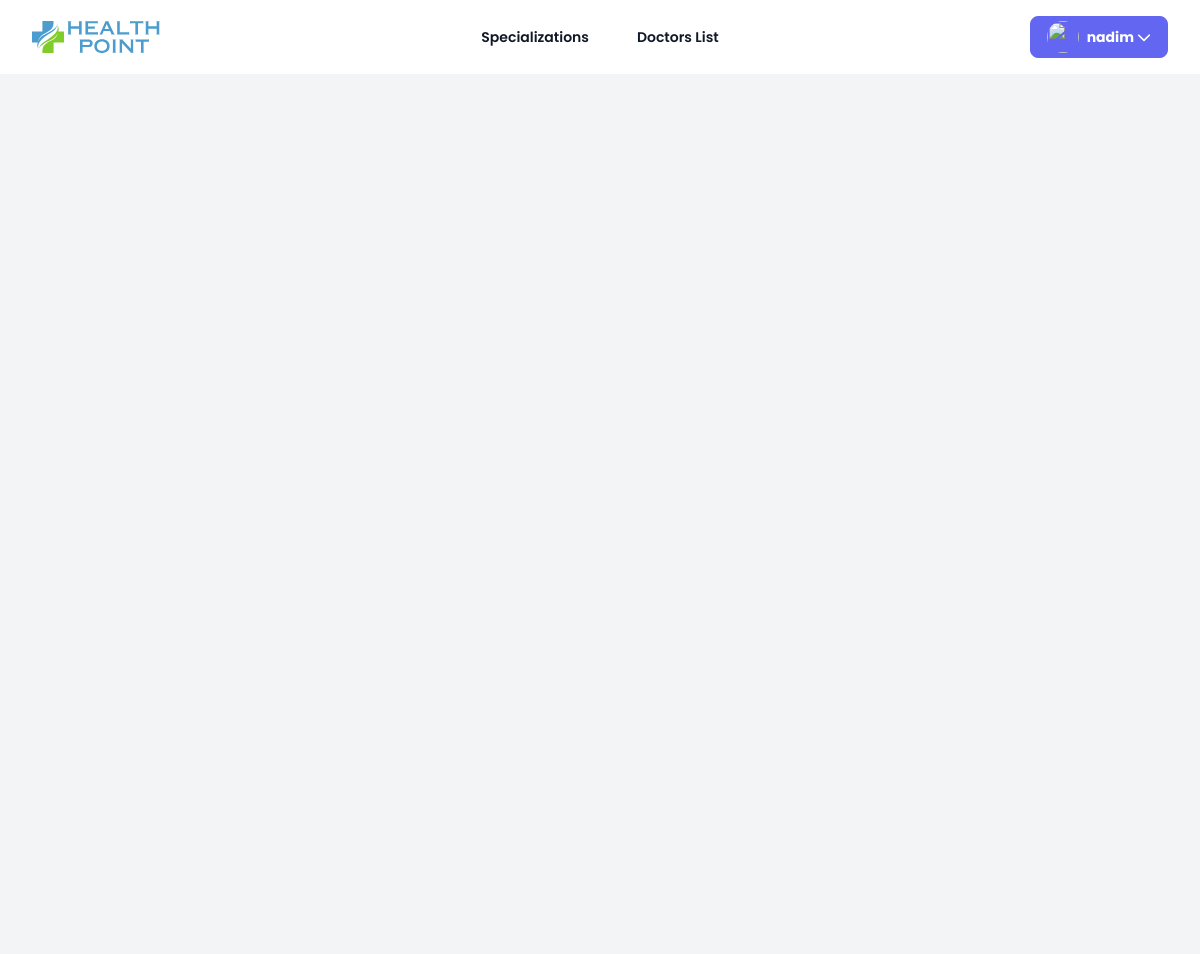
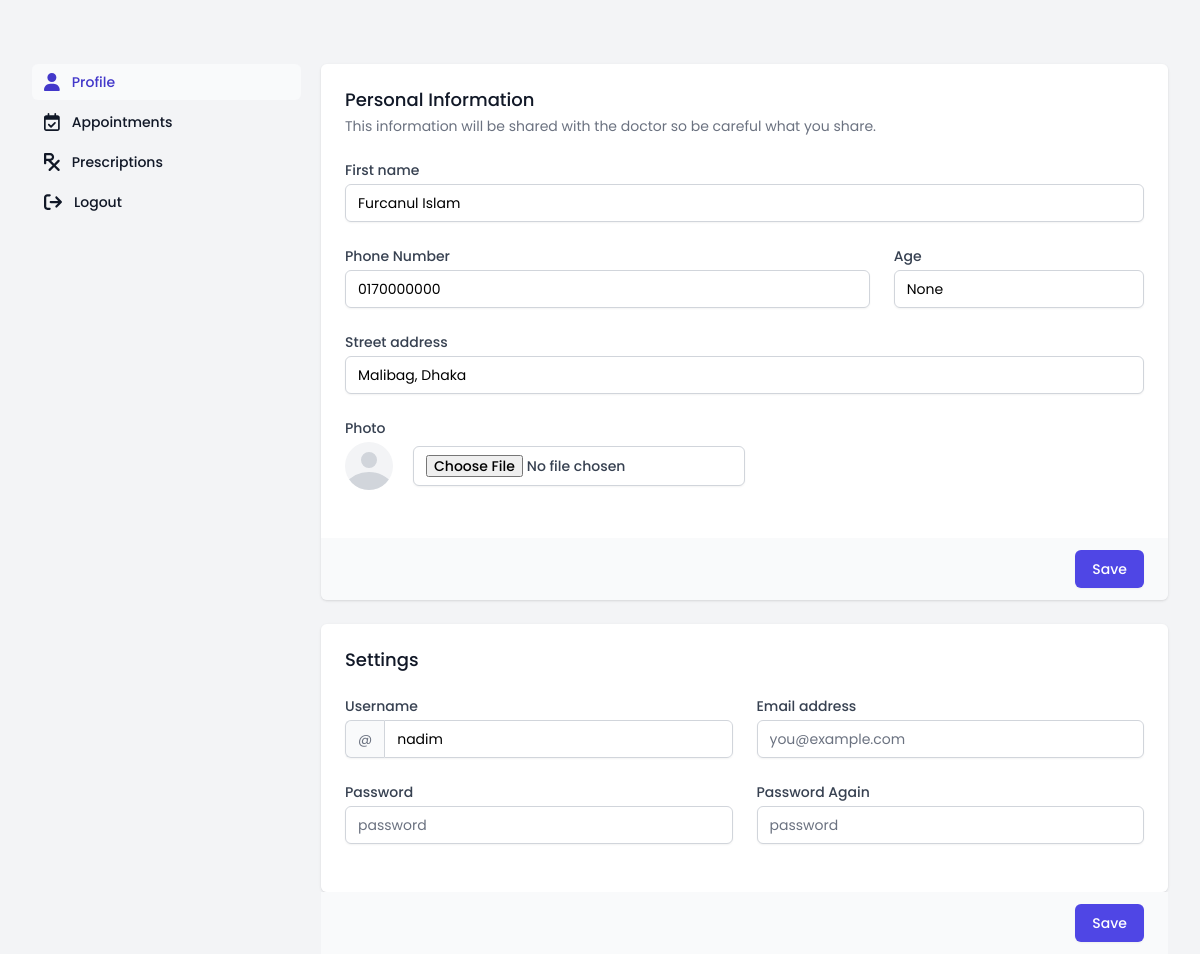
The app's page /patient/ (signed in) with its own data (2 pictures, top to bottom).
### core/models.py (models this page shows, shortened)
class Patient(models.Model):
    user = models.OneToOneField(User, on_delete=models.CASCADE, null=True)
    name = models.CharField(max_length=100)
    age = models.IntegerField(null=True, blank=True)
    phone = models.CharField(max_length=100)
    address = models.CharField(max_length=100)
    image = models.ImageField(upload_to='images/patients/', null=True, blank=True)

### core/views.py (the view, shortened to what this page needs)
# urls.py: path('patient/', views.patient_profile, name='patient-profile'),
@login_required(login_url="/login")
def patient_profile(request):
    if not request.user.is_patient():
        return redirect('/')
    data ={}
    data['patient'] = Patient.objects.get(user=request.user)
    return render(request, 'patient/profile.html', data)

### core/models.py (called while the page is built)
def get_user_role(self):
    if Doctor.objects.filter(user=self).exists():
        return 'doctor'
    elif Patient.objects.filter(user=self).exists():
        return 'patient'
    elif self.is_superuser:
        return 'admin'

def get_profile_picture(self):
    if self.get_user_role() == 'doctor':
        return Doctor.objects.get(user=self).image
    elif self.get_user_role() == 'patient':
        return Patient.objects.get(user=self).image

def is_patient(self):
    if Patient.objects.filter(user=self).exists():
        return True
    else:
        return False

### templates/patient/profile.html (shortened to what this page needs)
{% extends './base.html' %} {% block patient %}
<form action="" method="POST" enctype="multipart/form-data">
    <div class="shadow sm:rounded-md sm:overflow-hidden">
        <div class="bg-white py-6 px-4 space-y-6 sm:p-6">
            <div>
                <h3 class="text-lg leading-6 font-medium text-gray-900">
                    Personal Information
                </h3>
                <p class="mt-1 text-sm text-gray-500">
                    This information will be shared with the doctor so be
                    careful what you share.
                </p>
            </div>
            <div class="grid grid-cols-6 gap-6">
                <div class="col-span-6 sm:col-span-6">
                    <label
                        for="name"
                        class="block text-sm font-medium text-gray-700"
                        >First name</label
                    >
                    <input
                        type="text"
                        name="name"
                        id="name"
                        autocomplete="name"
                        class="mt-1 block w-full border border-gray-300 rounded-md shadow-sm py-2 px-3 focus:outline-none focus:ring-indigo-500 focus:border-indigo-500 sm:text-sm"
                        value="{{ patient.name }}"
                        required
                        />
                </div>
                <div class="col-span-6 sm:col-span-4">
                    <label
                        for="phone"
                        class="block text-sm font-medium text-gray-700"
                        >Phone Number</label
                    >
                    <input
                        type="phone"
                        name="phone"
                        id="phone"
                        autocomplete="phone"
                        class="mt-1 block w-full border border-gray-300 rounded-md shadow-sm py-2 px-3 focus:outline-none focus:ring-indigo-500 focus:border-indigo-500 sm:text-sm"
                        value="{{ patient.phone }}"
                        required
                        />
                </div>
                <div class="col-span-6 sm:col-span-2">
                    <label
                        for="age"
                        class="block text-sm font-medium text-gray-700"
                        >Age</label
                    >
                    <input
                        type="age"
                        name="age"
                        id="age"
                        autocomplete="phone"
                        class="mt-1 block w-full border border-gray-300 rounded-md shadow-sm py-2 px-3 focus:outline-none focus:ring-indigo-500 focus:border-indigo-500 sm:text-sm"
                        value="{{ patient.age }}"
                        required
                        />
                </div>
                <div class="col-span-6">
                    <label
                        for="street-address"
                        class="block text-sm font-medium text-gray-700"
                        >Street address</label
                    >
                    <input
                        type="text"
                        name="address"
                        id="address"
                        autocomplete="address"
                        class="mt-1 block w-full border border-gray-300 rounded-md shadow-sm py-2 px-3 focus:outline-none focus:ring-indigo-500 focus:border-indigo-500 sm:text-sm"
                        value="{{ patient.address }}"
                        required
                        />
                </div>
                <div class="col-span-6">
                    <label class="block text-sm font-medium text-gray-700">
                        Photo
                    </label>
                    <div class="mt-1 flex items-center">
                        <span
                            class="inline-block bg-gray-100 rounded-full overflow-hidden h-12 w-12 relative"
                        >
                            <svg
                                id="image-placeholder"
                                class="h-full w-full text-gray-300"
                                fill="currentColor"
                                viewBox="0 0 24 24"
                            >
                                <path
                                    d="M24 20.993V24H0v-2.996A14.977 14.977 0 0112.004 15c4.904 0 9.26 2.354 11.996 5.993zM16.002 8.999a4 4 0 11-8 0 4 4 0 018 0z"
                                />
                            </svg><img id="image-output" class="absolute top-0 bottom-0 z-10 object-cover"
                        </span>
                        <input
                            type="file"
                            id="image"
                            accept="image/*"
                            name="image"
                            onchange="loadFile(event)"
                            class="ml-5 bg-white border border-gray-300 rounded-md shadow-sm py-2 px-3 text-sm leading-4 font-medium text-gray-700 hover:bg-gray-50 focus:outline-none focus:ring-2 focus:ring-offset-2 focus:ring-indigo-500"
                        />
                    </div>
                </div>
            </div>
        </div>
        <div class="px-4 py-3 bg-gray-50 text-right sm:px-6">
            <button
                type="submit"
                class="bg-indigo-600 border border-transparent rounded-md shadow-sm py-2 px-4 inline-flex justify-center text-sm font-medium text-white hover:bg-indigo-700 focus:outline-none focus:ring-2 focus:ring-offset-2 focus:ring-indigo-500"
            >
                Save
            </button>
        </div>
    </div>
</form>
<form action="" method="POST">
    <div class="shadow sm:rounded-md sm:overflow-hidden">
        <div class="bg-white py-6 px-4 space-y-6 sm:p-6">
            <div>
                <h3 class="text-lg leading-6 font-medium text-gray-900">
                    Settings
                </h3>
            </div>
            <div class="grid grid-cols-6 gap-6">
                <div class="col-span-3 sm:col-span-3">
                    <label
                        for="company-website"
                        class="block text-sm font-medium text-gray-700"
                    >
                        Username
                    </label>
                    <div class="mt-1 rounded-md shadow-sm flex">
                        <span
                            class="bg-gray-50 border border-r-0 border-gray-300 rounded-l-md px-3 inline-flex items-center text-gray-500 sm:text-sm"
                        >
                            @
                        </span>
                        <input
                            type="text"
                            name="username"
                            id="username"
                            autocomplete="username"
                            pattern="[a-z0-9]{1,15}"
                            title="Username must be lowercase and contain no spaces or special characters."
                            placeholder="yourusername"
                            class="focus:ring-indigo-500 focus:border-indigo-500 flex-grow block w-full min-w-0 rounded-none rounded-r-md sm:text-sm border-gray-300"
                            value="{{user.username}}"
                            required
                        />
                    </div>
                </div>
                <div class="col-span-3">
                    <label
                        for="email"
                        class="block text-sm font-medium text-gray-700"
                    >
                        Email address
                    </label>
                    <div class="mt-1">
                        <input
                            id="email"
                            name="email"
                            type="email"
                            rows="3"
                            class="shadow-sm focus:ring-indigo-500 focus:border-indigo-500 mt-1 block w-full sm:text-sm border border-gray-300 rounded-md"
                            placeholder="you@example.com"
                            pattern="[a-z0-9._%+-]+@[a-z0-9.-]+\.[a-z]{2,4}$"
                            title="Must be a valid email address."
                            value="{{user.email}}"
                            required
                        ></input>
                    </div>
                </div>
                <div class="col-span-3">
                    <label
                        for="password"
                        class="block text-sm font-medium text-gray-700"
                    >
                        Password
                    </label>
                    <div class="mt-1">
                        <input
                            id="password"
                            name="password"
                            type="password"
                            pattern=".{6,}"
                            title=" Password must be at least 6 characters long."
                            class="shadow-sm focus:ring-indigo-500 focus:border-indigo-500 mt-1 block w-full sm:text-sm border border-gray-300 rounded-md"
                            placeholder="password"
                            autocomplete="off"
                        ></input>
                    </div>
                </div>
                <div class="col-span-3">
                    <label
                        for="password"
                        class="block text-sm font-medium text-gray-700"
                    >
                        Password Again
                    </label>
                    <div class="mt-1">
                        <input
                            id="password2"
                            name="password2"
                            type="password"
                            title=" Passwords must match."
                            class="shadow-sm focus:ring-indigo-500 focus:border-indigo-500 mt-1 block w-full sm:text-sm border border-gray-300 rounded-md"
                            placeholder="password"
                        ></input>
                    </div>
                </div>
            </div>
        </div>
        </div>
        <div class="px-4 py-3 bg-gray-50 text-right sm:px-6">
            <button
                type="submit"
                class="bg-indigo-600 border border-transparent rounded-md shadow-sm py-2 px-4 inline-flex justify-center text-sm font-medium text-white hover:bg-indigo-700 focus:outline-none focus:ring-2 focus:ring-offset-2 focus:ring-indigo-500"
            >
                Save
            </button>
        </div>
    </div>
{% endblock %}

### templates/landing/base.html (shortened to what this page needs)
{% extends '../base.html' %} {% block main %}{% load static %}
<div class="w-full min-h-screen flex flex-col justify-between gap-4">
    <header class="block print:hidden bg-white sticky top-0 z-10">
        <nav
            class="mx-auto flex max-w-7xl items-center justify-between px-6 py-4 lg:px-8"
            aria-label="Global"
        >
            <div class="flex lg:flex-1">
                <a href="{% url 'landing' %}" class="-m-1.5 p-1.5">
                    <img
                        class="h-8 w-auto"
                        src="{% static 'images/logo/logo.svg' %}"
                        alt=""
                    />
                </a>
            </div>
            <div class="hidden lg:flex lg:gap-x-12">
                <a
                    href="{% url 'specialities' %}"
                    class="text-sm font-semibold leading-6 text-gray-900 hover:text-gray-700 hover:underline"
                    >Specializations</a
                >
                <a
                    href="{% url 'doctor-all' %}"
                    class="text-sm font-semibold leading-6 text-gray-900 hover:text-gray-700 hover:underline"
                    >Doctors List</a
                >
            </div>
            <div class="hidden lg:flex lg:flex-1 lg:justify-end">
                {% if user.is_authenticated %}
                <div class="ml-3 relative">
                    <div>
                        <button
                            type="button"
                            class="bg-indigo-500 text-white rounded-lg flex text-sm font-bold border border-indigo-500 focus:outline-none focus:ring-2 focus:ring-offset-2 focus:ring-indigo-500 px-4 py-1 text-black font-bold flex items-center justify-between gap-2"
                            id="user-menu-button"
                            aria-expanded="false"
                            aria-haspopup="true"
                            onclick="toggleUserMenu()"
                        >
                            <img id="" class="object-contain h-8 w-8 rounded-full" src="/media/{{user.get_profile_picture}}"/>
                            <span>
                                {% if user.first_name %} {{user.first_name}} {% else %} {{user.username}} {% endif %}
                                <i class="fa-solid fa-chevron-down"></i
                            ></span>
                        </button>
                    </div>
                </div>
                {% endif %}
            </div>
        </nav>
    </header>
    {% block content%} {% endblock %}
{% include './auth/logoutModal.html' %} {% endblock %}

### records on screen
Patient: name "Furcanul Islam", phone "0170000000", age "None", address "Malibag, Dhaka"

### other values on screen
{{ user.username }} "nadim"
